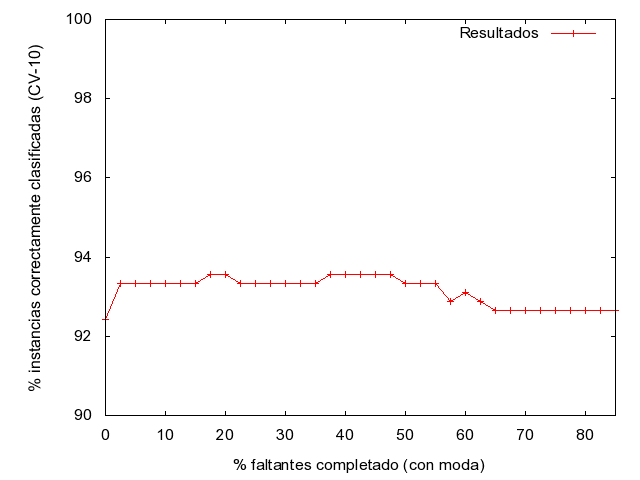

Write the gnuplot code that produced this figure.
set xrange [0:85]
set yrange [90:100]
set xlabel "% faltantes completado (con moda)"
set ylabel "% instancias correctamente clasificadas (CV-10)"
set terminal png
set output "C:\\dump\\ejercicio2\\graficos\\moda\\IBK\\IBK_porcentajes.png"
plot  "C:\\dump\\ejercicio2\\tablas\\moda\\IBK_porcentajes.txt" using 1:2 title 'Resultados' with linespoints